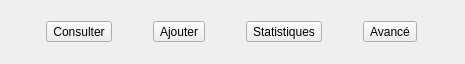
         <widget class="QWidget" name="horizontalLayoutWidget_4">
          <property name="geometry">
           <rect>
            <x>488</x>
            <y>22</y>
            <width>465</width>
            <height>64</height>
           </rect>
          </property>
          <layout class="QHBoxLayout" name="horizontalLayout_4">
           <item>
            <widget class="QToolButton" name="btnConsulterstc">
             <property name="toolTip">
              <string>Consulter</string>
             </property>
             <property name="text">
              <string>Consulter</string>
             </property>
             <property name="icon">
              <iconset resource="img.qrc">
               <normaloff>:/img/search.svg</normaloff>:/img/search.svg</iconset>
             </property>
             <property name="iconSize">
              <size>
               <width>24</width>
               <height>24</height>
              </size>
             </property>
             <property name="toolButtonStyle">
              <enum>Qt::ToolButtonStyle::ToolButtonTextUnderIcon</enum>
             </property>
            </widget>
           </item>
           <item>
            <widget class="QToolButton" name="btnAjouterstc">
             <property name="toolTip">
              <string>Ajouter</string>
             </property>
             <property name="text">
              <string>Ajouter</string>
             </property>
             <property name="icon">
              <iconset resource="img.qrc">
               <normaloff>:/img/add.svg</normaloff>:/img/add.svg</iconset>
             </property>
             <property name="iconSize">
              <size>
               <width>24</width>
               <height>24</height>
              </size>
             </property>
             <property name="toolButtonStyle">
              <enum>Qt::ToolButtonStyle::ToolButtonTextUnderIcon</enum>
             </property>
            </widget>
           </item>
           <item>
            <widget class="QToolButton" name="btnStatstc">
             <property name="toolTip">
              <string>Statistiques</string>
             </property>
             <property name="text">
              <string>Statistiques</string>
             </property>
             <property name="icon">
              <iconset resource="img.qrc">
               <normaloff>:/img/chart.svg</normaloff>:/img/chart.svg</iconset>
             </property>
             <property name="iconSize">
              <size>
               <width>24</width>
               <height>24</height>
              </size>
             </property>
             <property name="toolButtonStyle">
              <enum>Qt::ToolButtonStyle::ToolButtonTextUnderIcon</enum>
             </property>
            </widget>
           </item>
           <item>
            <widget class="QToolButton" name="toolButton_5">
             <property name="toolTip">
              <string>Avancé</string>
             </property>
             <property name="text">
              <string>Avancé</string>
             </property>
             <property name="icon">
              <iconset resource="img.qrc">
               <normaloff>:/img/settings.svg</normaloff>:/img/settings.svg</iconset>
             </property>
             <property name="iconSize">
              <size>
               <width>24</width>
               <height>24</height>
              </size>
             </property>
             <property name="toolButtonStyle">
              <enum>Qt::ToolButtonStyle::ToolButtonTextUnderIcon</enum>
             </property>
            </widget>
           </item>
          </layout>
         </widget>
